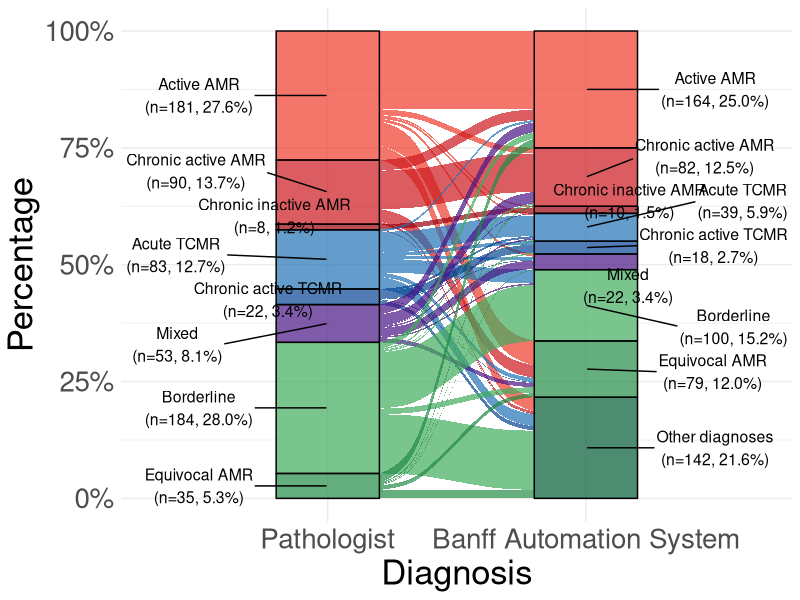
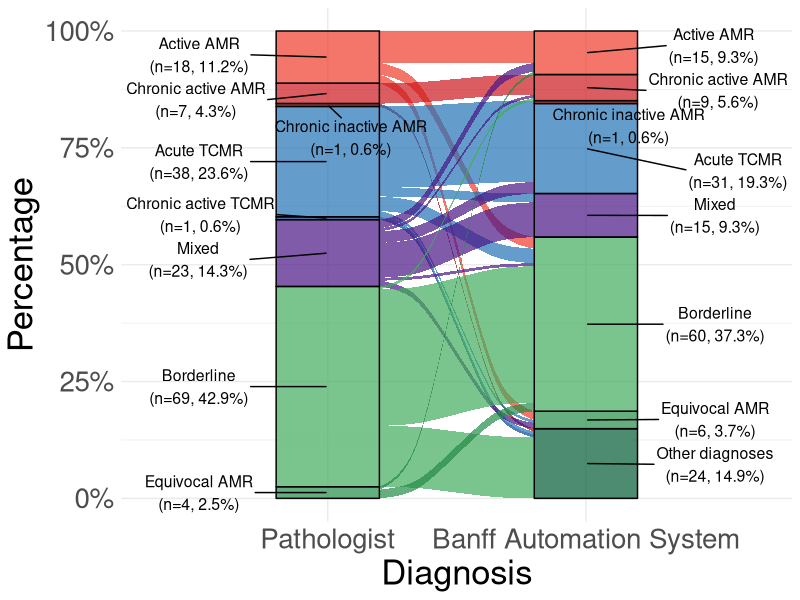

These figures' R source, in order:
## Figures made on  R version 3.5.1 ##

##### Install packages #####
# Skip this if you already have installed them
install.packages(c("ggrepel", "ggplot2", "tidyverse", "ggalluvial", "RColorBrewer"))

##### Load libraries ####
library(ggrepel)
library(ggplot2)
library(tidyverse)
library(ggalluvial)
library(RColorBrewer)


#### Load the datasets ####
banff_discrepancy_adult <- read.csv("banff_discrepancy_adult.csv")
banff_discrepancy_pediatric <- read.csv("banff_discrepancy_pediatric.csv")


banff_discrepancy_adult <- banff_discrepancy_adult %>% as_tibble() %>% select(-1)
banff_discrepancy_pediatric <- banff_discrepancy_pediatric %>% as_tibble() %>% select(-1)


##### Figure 3A - Sankey diagram for adult cohorts #####
# Transform the dataset
banff_discrepancy_adult %>% 
    rowid_to_column() %>% 
    rename(biopsy_id = rowid) %>% 
    gather(key = type, value = diagnosis, 
           pathologist_diagnosis:application_diagnosis) -> banff_discrepancy_sankey_adult

# Remove No specific diagnosis by Pathologist
banff_discrepancy_sankey_adult %>% 
    filter(type %in% "pathologist_diagnosis" & diagnosis %in% "No specific diagnosis") %>% pull(biopsy_id) -> normal_pathologist_biopsies_adult
banff_discrepancy_sankey_adult %>% 
    filter(!biopsy_id %in% normal_pathologist_biopsies_adult) -> rmnormal_banff_discrepancy_adult

# Calculate the percentage - this value will be added up by the count of the diagnosis group
rmnormal_banff_discrepancy_adult %>% 
    group_by(type, diagnosis) %>% 
    count() %>% 
    group_by(type) %>% 
    mutate(pct = n / sum(n),
           pct = pct / n) %>% 
    select(-n) -> pct_result_adult


# Merge the percentage and order the category of diagnosis in order from Active AMR to Other diagnoses, for clean visualization.
rmnormal_banff_discrepancy_adult %>% 
    left_join(pct_result_adult, by = c("type" = "type", "diagnosis" = "diagnosis")) %>%
    mutate(type = factor(type, levels = c("pathologist_diagnosis", "application_diagnosis"),
                         labels = c("Pathologist", "Banff Automation System")),
           diagnosis = factor(diagnosis, 
                              levels = c("aAMR", "caAMR", "ciAMR", 
                                         "aTCMR", "caTCMR", "Mixed",
                                         "BL", "SAMR", 
                                         "No specific diagnosis"),
                              labels = c("Active AMR", "Chronic active AMR", "Chronic inactive AMR",
                                         "Acute TCMR", "Chronic active TCMR", "Mixed",
                                         "Borderline", "Equivocal AMR",
                                         "Other diagnoses"))) -> banff_discrepancy_sankey_rm_adult


# Color scheme
AMR_colors <- brewer.pal(n = 8, name = "Reds")[6:8]
TCMR_colors <- brewer.pal(n = 8, name = "Blues")[7:8]
equivocal_colors <- brewer.pal(n = 8, name = "Greens")[6:8]
mixed_color <- brewer.pal(n = 8, name = "Purples")[8]
other_colors <- brewer.pal(n = 8, name = "Greys")[7:8]

diagnosis_names <- banff_discrepancy_sankey_rm_adult$diagnosis %>% levels()

names(AMR_colors) <- diagnosis_names[c(1:3)]
names(TCMR_colors) <- diagnosis_names[4:5]
names(mixed_color) <- diagnosis_names[6]
names(equivocal_colors) <- diagnosis_names[c(7, 8, 9)]
names(other_colors) <- c(diagnosis_names[9], "No rejection")
color_whole <- c(AMR_colors, TCMR_colors, mixed_color, equivocal_colors, other_colors)



# Graph
ggplot(banff_discrepancy_sankey_rm_adult,
       aes(x = type, stratum = diagnosis, alluvium = biopsy_id,
           y = pct,
           fill = diagnosis,
           label = diagnosis)) +
    scale_x_discrete(expand = c(0.4, 0.4)) +
    scale_y_continuous(label = scales::percent_format()) + 
    xlab("Diagnosis") + 
    ylab("Percentage") +
    geom_flow(alpha = 0.7, width = 1/2 - 0.1) +
    geom_stratum(alpha = 0.7, width = 1/2 - 0.1) +
    geom_text_repel(data = banff_discrepancy_sankey_rm_adult %>% filter(type %in% "Pathologist"),
                    aes(label = paste0(..stratum.., "\n(n=", n, ", ", scales::percent(..count.., accuracy = 0.1), ")")), 
                    stat = "stratum", size = 4,
                    direction = "both", nudge_x = -0.5) +
    geom_text_repel(data = banff_discrepancy_sankey_rm_adult %>% filter(type %in% "Banff Automation System"), 
                    aes(label = paste0(..stratum.., "\n(n=", n, ", ", scales::percent(..count.., accuracy = 0.1), ")")), 
                    stat = "stratum", size = 4,
                    direction = "both", nudge_x = 0.5) +
    theme_minimal() + 
    theme(legend.position = "none",
          axis.text = element_text(size = 20),
          axis.title.x = element_text(size = 25),
          axis.title.y = element_text(size = 25)) +
    scale_fill_manual(values = color_whole) -> p_adult

p_adult


##### Figure 3B - Sankey diagram for pediatric cohorts #####
# Transform the dataset
banff_discrepancy_pediatric %>% 
    rowid_to_column() %>% 
    rename(biopsy_id = rowid) %>% 
    gather(key = type, value = diagnosis, 
           pathologist_diagnosis:application_diagnosis) -> banff_discrepancy_sankey_pediatric

# Remove No specific diagnosis by Pathologist
banff_discrepancy_sankey_pediatric %>% 
    filter(type %in% "pathologist_diagnosis" & diagnosis %in% "No specific diagnosis") %>% pull(biopsy_id) -> normal_pathologist_biopsies_pediatric
banff_discrepancy_sankey_pediatric %>% 
    filter(!biopsy_id %in% normal_pathologist_biopsies_pediatric) -> rmnormal_banff_discrepancy_pediatric

# Calculate the percentage - this value will be added up by the count of the diagnosis group
rmnormal_banff_discrepancy_pediatric %>% 
    group_by(type, diagnosis) %>% 
    count() %>% 
    group_by(type) %>% 
    mutate(pct = n / sum(n),
           pct = pct / n) %>% 
    select(-n) -> pct_result_pediatric


# Merge the percentage and order the category of diagnosis in order from Active AMR to Other diagnoses, for clean visualization.
rmnormal_banff_discrepancy_pediatric %>% 
    left_join(pct_result_pediatric, by = c("type" = "type", "diagnosis" = "diagnosis")) %>%
    mutate(type = factor(type, levels = c("pathologist_diagnosis", "application_diagnosis"),
                         labels = c("Pathologist", "Banff Automation System")),
           diagnosis = factor(diagnosis, 
                              levels = c("aAMR", "caAMR", "ciAMR", 
                                         "aTCMR", "caTCMR", "Mixed",
                                         "BL", "SAMR", 
                                         "No specific diagnosis"),
                              labels = c("Active AMR", "Chronic active AMR", "Chronic inactive AMR",
                                         "Acute TCMR", "Chronic active TCMR", "Mixed",
                                         "Borderline", "Equivocal AMR",
                                         "Other diagnoses"))) -> banff_discrepancy_sankey_rm_pediatric


# Color scheme
AMR_colors <- brewer.pal(n = 8, name = "Reds")[6:8]
TCMR_colors <- brewer.pal(n = 8, name = "Blues")[7:8]
equivocal_colors <- brewer.pal(n = 8, name = "Greens")[6:8]
mixed_color <- brewer.pal(n = 8, name = "Purples")[8]
other_colors <- brewer.pal(n = 8, name = "Greys")[7:8]

diagnosis_names <- banff_discrepancy_sankey_rm_pediatric$diagnosis %>% levels()

names(AMR_colors) <- diagnosis_names[c(1:3)]
names(TCMR_colors) <- diagnosis_names[4:5]
names(mixed_color) <- diagnosis_names[6]
names(equivocal_colors) <- diagnosis_names[c(7, 8, 9)]
names(other_colors) <- c(diagnosis_names[9], "No rejection")
color_whole <- c(AMR_colors, TCMR_colors, mixed_color, equivocal_colors, other_colors)


# Graph
ggplot(banff_discrepancy_sankey_rm_pediatric,
       aes(x = type, stratum = diagnosis, alluvium = biopsy_id,
           y = pct,
           fill = diagnosis,
           label = diagnosis)) +
    scale_x_discrete(expand = c(0.4, 0.4)) +
    scale_y_continuous(label = scales::percent_format()) + 
    xlab("Diagnosis") + 
    ylab("Percentage") +
    geom_flow(alpha = 0.7, width = 1/2 - 0.1) +
    geom_stratum(alpha = 0.7, width = 1/2 - 0.1) +
    geom_text_repel(data = banff_discrepancy_sankey_rm_pediatric %>% filter(type %in% "Pathologist"),
                    aes(label = paste0(..stratum.., "\n(n=", n, ", ", scales::percent(..count.., accuracy = 0.1), ")")), 
                    stat = "stratum", size = 4,
                    direction = "both", nudge_x = -0.5) +
    geom_text_repel(data = banff_discrepancy_sankey_rm_pediatric %>% filter(type %in% "Banff Automation System"), 
                    aes(label = paste0(..stratum.., "\n(n=", n, ", ", scales::percent(..count.., accuracy = 0.1), ")")), 
                    stat = "stratum", size = 4,
                    direction = "both", nudge_x = 0.5) +
    theme_minimal() + 
    theme(legend.position = "none",
          axis.text = element_text(size = 20),
          axis.title.x = element_text(size = 25),
          axis.title.y = element_text(size = 25)) +
    scale_fill_manual(values = color_whole) -> p_pediatric

p_pediatric


